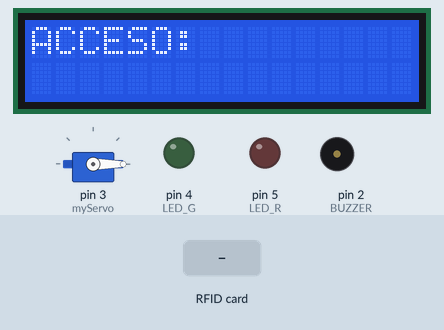
A sketch run on a simulated Arduino Uno, built with avr-gcc and run on an emulated ATmega328P. Shown: servo, 16×2 character LCD, output pins drawn as LEDs (lit = HIGH), buzzer (waves = sounding). The inputs (shaded band) are chosen by the test bench. Pins used as bus, display or sensor lines are not drawn; what the sketch prints to the serial monitor is not drawn.

Above: at 1.3 s.
1.4 s: RFID card C9 87 88 D3 held to the reader
At 3.1 s:
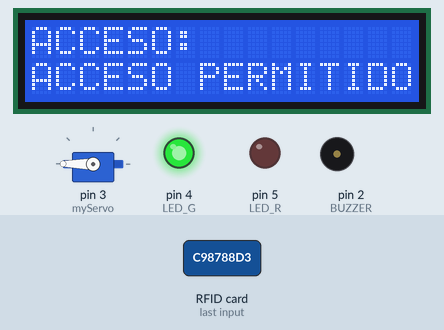
3.5 s: RFID card 5E 7A 19 C4 held to the reader
At 4.9 s:
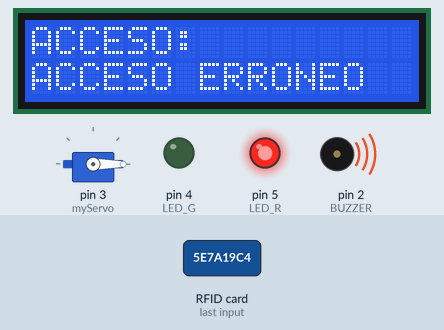
6.5 s: RFID card B2 54 9E 1C held to the reader
At 6.9 s:
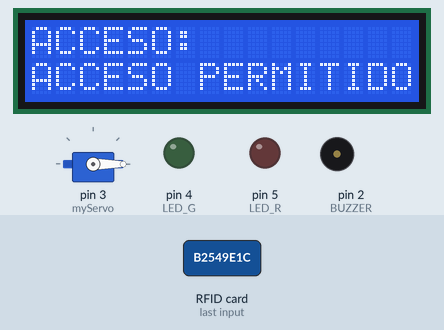
Timing chart, 0 to 11.1 s (numbered marks = the images above; inputs shaded):
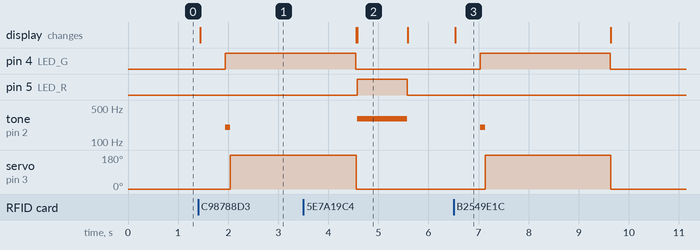

Measured:
- after the input at 1.4 s, pin 4 (LED_G): LOW → HIGH after 0.55 s; tone on pin 2 (BUZZER): silent → 200 Hz after 0.55 s, → silent 0.10 s later; servo on pin 3 (myServo): 0° → 180° after 0.65 s; the display: changes after 0.05 s (image 1)
- after the input at 3.5 s, pin 5 (LED_R): LOW → HIGH after 1.1 s, → LOW 1.0 s later; tone on pin 2 (BUZZER): silent → 300 Hz after 1.1 s, → silent 1.0 s later; the display: first differs from a run without the input after 1.1 s (image 2)
- after the input at 6.5 s, pin 4 (LED_G): LOW → HIGH after 0.53 s, → LOW 2.6 s later; tone on pin 2 (BUZZER): silent → 200 Hz after 0.53 s, → silent 0.10 s later; servo on pin 3 (myServo): 0° → 180° after 0.63 s, → 0° 2.5 s later; the display: changes at once (image 3)
- what the display in image 2 shows lasts 1.0 s, from 4.6 s to 5.6 s

The sketch:

sketch_jul11d.ino
```cpp
#include <SPI.h>       //Librerias que se utilizaran
#include <MFRC522.h>
#include <Servo.h>
#include <Wire.h>
#include <LiquidCrystal_I2C.h>

#define SS_PIN 10
#define RST_PIN 9
#define LED_G 4 //definir pin del led verde
#define LED_R 5 //definir pin del led rojo
#define BUZZER 2 //definir pin del buzzer
MFRC522 mfrc522(SS_PIN, RST_PIN);   // Crear MFRC522
Servo myServo; //definir nombre del servomotor

LiquidCrystal_I2C lcd(0x27, 16, 2); // I2C address 0x27, 16 column and 2 rows

void setup()
{
  Serial.begin(9600);   // Inicializar comunicación serial
  SPI.begin();      // Inicializar SPI-Bus
  mfrc522.PCD_Init();   // Inicializar MFRC522
  myServo.attach(3); //pin del servomotor
  myServo.write(0); //posicion inicial del servomotor
  pinMode(LED_G, OUTPUT);
  pinMode(LED_R, OUTPUT);
  pinMode(BUZZER, OUTPUT);
  noTone(BUZZER);

  lcd.begin(16, 2); // Inicializar el LCD
  lcd.backlight(); // Activar el backlight

  lcd.setCursor(0, 0);
  lcd.print("ACCESO:");
}

void loop()
{
  // Ver por nuevas cards
  if (!mfrc522.PICC_IsNewCardPresent())
  {
    return;
  }
  // seleccionar una de las cards
  if (!mfrc522.PICC_ReadCardSerial())
  {
    return;
  }
  //Mostrar UID en el monitor Serial
  Serial.print("UID tag :");
  String content = "";
  byte letter;
  for (byte i = 0; i < mfrc522.uid.size; i++)
  {
     Serial.print(mfrc522.uid.uidByte[i] < 0x10 ? " 0" : " ");
     Serial.print(mfrc522.uid.uidByte[i], HEX);
     content.concat(String(mfrc522.uid.uidByte[i] < 0x10 ? " 0" : " "));
     content.concat(String(mfrc522.uid.uidByte[i], HEX));
  }
  Serial.println();
  Serial.print("Message : ");
  content.toUpperCase();
  lcd.setCursor(0, 1); // Mover cursor a la segunda linea
  if (content.substring(1) == "C9 87 88 D3" || content.substring(1) == "" || content.substring(1) == "B2 54 9E 1C" || content.substring(1) == "2D 66 DE 5F") //los acessos que tendra
  {
    lcd.print("ACCESO PERMITIDO");
    Serial.println("Acceso autorizado");
    Serial.println();
    delay(500);
    digitalWrite(LED_G, HIGH);
    tone(BUZZER, 200,900);
    delay(100);
    noTone(BUZZER);
    myServo.write(360);
    delay(2500);
    myServo.write(0);
    digitalWrite(LED_G, LOW);
    lcd.clear();
    lcd.setCursor(0, 0);
    lcd.print("ACCESO:");
  }
  else
  {
    lcd.print("ACCESO ERRONEO");
    Serial.println(" Acceso denegado");
    digitalWrite(LED_R, HIGH);
    tone(BUZZER, 300);
    delay(1000);
    digitalWrite(LED_R, LOW);
    noTone(BUZZER);
    lcd.clear();
    lcd.setCursor(0, 0);
    lcd.print("ACCESO:");
  }
}
```
